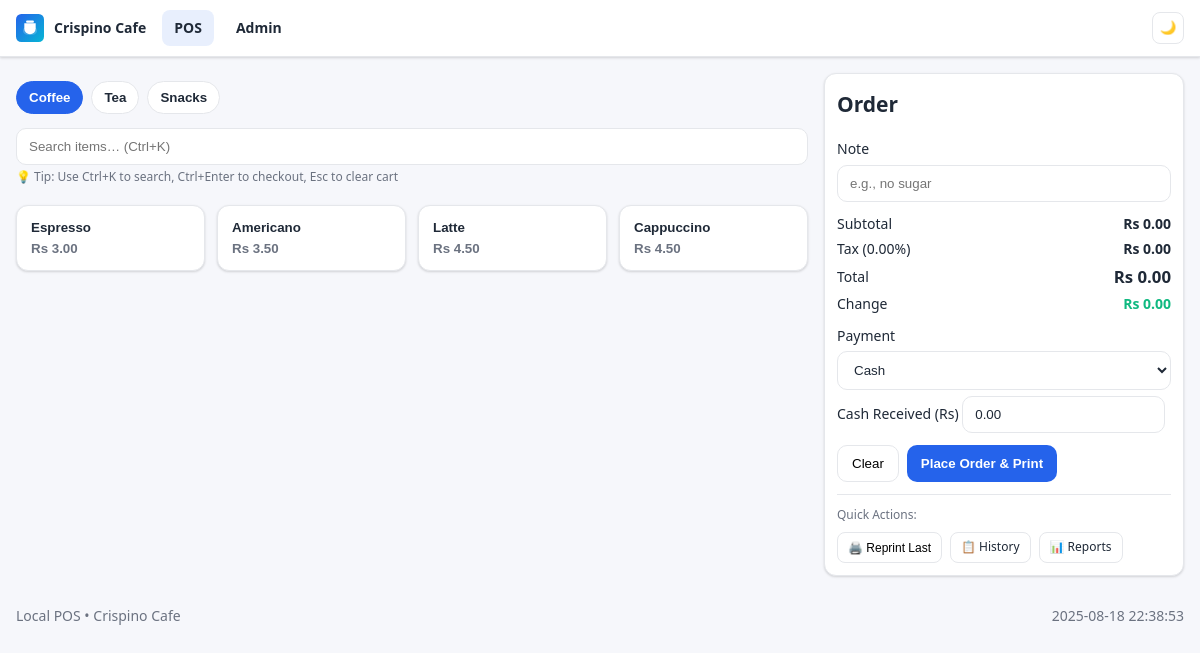
Before: / with the older database file.
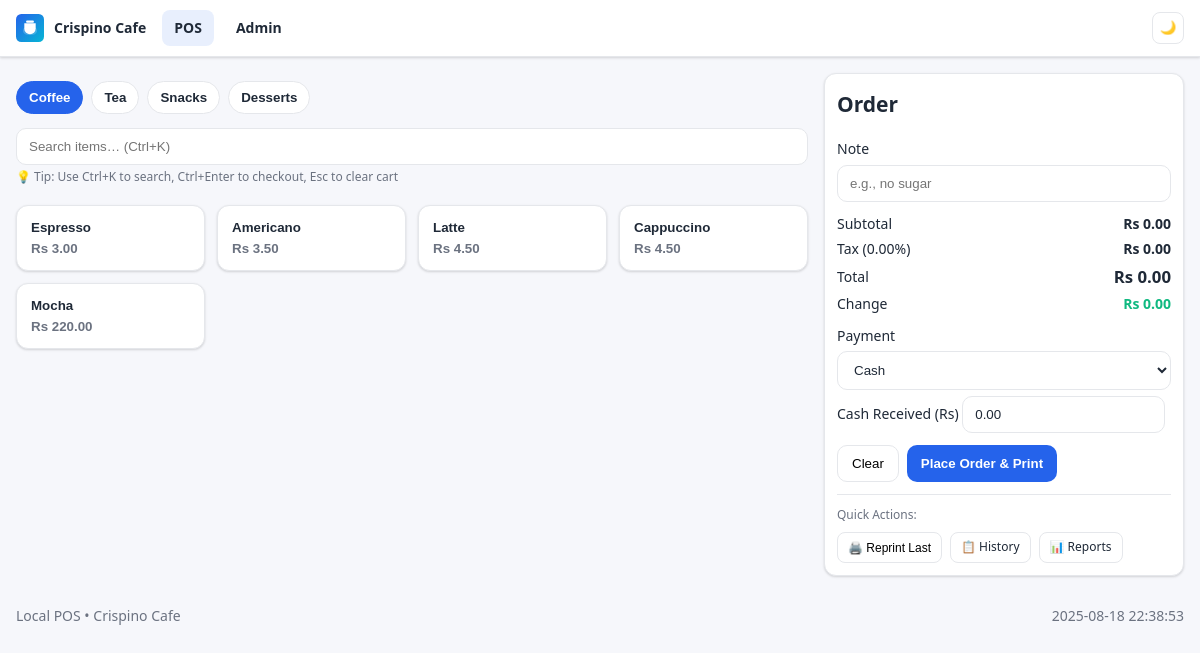
After: the same page with the newer database file.
### tables this page shows
CREATE TABLE settings (
                key TEXT PRIMARY KEY,
                value TEXT NOT NULL
            );

CREATE TABLE "categories" (id INTEGER PRIMARY KEY, name TEXT NOT NULL, sort_order INTEGER NOT NULL DEFAULT 0);

CREATE TABLE "items" (id INTEGER PRIMARY KEY, name TEXT NOT NULL, price_cents INTEGER NOT NULL, category_id INTEGER NOT NULL, available INTEGER NOT NULL DEFAULT 1, sort_order INTEGER NOT NULL DEFAULT 0);

### app/main.py (the view)
@app.get("/", response_class=HTMLResponse)
def pos(request: Request):
    menu = db.get_menu_grouped()
    cafe_name = db.get_setting("cafe_name") or "Crispino Cafe"
    tax_rate = float(db.get_setting("tax_rate_percent") or "0")
    return templates.TemplateResponse(
        "pos.html",
        {"request": request, "menu": menu, "cafe_name": cafe_name, "tax_rate": tax_rate},
    )

### app/templates/pos.html (shortened to what this page needs)
{% extends "base.html" %}
{% block content %}
<section class="pos">
  <div class="pos-left">
    <div class="pos-toolbar">
      <div class="tabs" role="tablist">
        {% for cat, items in menu.items() if items %}
          <button class="tab{% if loop.first %} active{% endif %}" role="tab" data-cat="{{ cat }}">{{ cat }}</button>
        {% endfor %}
      </div>
      <div class="search-wrap">
        <input type="search" id="search" placeholder="Search items… (Ctrl+K)" autocomplete="off" />
        <div style="font-size: 12px; color: var(--muted); margin-top: 4px;">
          💡 Tip: Use Ctrl+K to search, Ctrl+Enter to checkout, Esc to clear cart
        </div>
      </div>
    </div>
    {% for cat, items in menu.items() if items %}
      <div class="items-grid" data-cat="{{ cat }}" {% if not loop.first %}hidden{% endif %}>
        {% for i in items %}
          <button class="card item-btn"
                  title="{{ i.name }}"
                  data-id="{{ i.id }}"
                  data-name="{{ i.name }}"
                  data-price="{{ i.price_cents }}"
                  data-cat="{{ i.category }}">
            <div class="card-title">{{ i.name }}</div>
            <div class="card-price">Rs {{ ('%.2f' % (i.price_cents/100)) }}</div>
          </button>
        {% endfor %}
      </div>
    {% endfor %}
  </div>
  <div class="pos-right">
    <h2 class="panel-title">Order</h2>
    <div class="order-note">
      <label for="note">Note</label>
      <input type="text" id="note" placeholder="e.g., no sugar" />
    </div>
    <div class="totals">
      <div class="row"><span>Subtotal</span><strong id="subtotal">Rs 0.00</strong></div>
      <div class="row"><span>Tax ({{ '%.2f' % tax_rate }}%)</span><strong id="tax">Rs 0.00</strong></div>
      <div class="row total"><span>Total</span><strong id="total">Rs 0.00</strong></div>
      <div class="row change" id="changeRow" hidden><span>Change</span><strong id="change">Rs 0.00</strong></div>
    </div>
    <div class="payment">
      <label for="payment_method">Payment</label>
      <select id="payment_method">
        <option value="cash">Cash</option>
      </select>
      <div id="cashWrap">
        <label for="cash_received">Cash Received (Rs)</label>
        <input type="number" id="cash_received" value="" min="0" step="0.01" inputmode="decimal" />
      </div>
    </div>
    <div class="actions">
      <button id="clear">Clear</button>
      <button id="checkout" class="primary">Place Order & Print</button>
    </div>
    <div style="margin-top: 12px; padding-top: 12px; border-top: 1px solid var(--border);">
      <div style="font-size: 12px; color: var(--muted); margin-bottom: 8px;">Quick Actions:</div>
      <div style="display: flex; gap: 8px; flex-wrap: wrap;">
        <button id="reprintLast" style="font-size: 12px; padding: 6px 10px; border: 1px solid var(--border); background: var(--surface); border-radius: var(--radius-sm); cursor: pointer;">🖨️ Reprint Last</button>
        <a href="/admin/history" target="_blank" style="font-size: 12px; padding: 6px 10px; border: 1px solid var(--border); background: var(--surface); border-radius: var(--radius-sm); text-decoration: none; color: var(--text);">📋 History</a>
        <a href="/admin/reports" target="_blank" style="font-size: 12px; padding: 6px 10px; border: 1px solid var(--border); background: var(--surface); border-radius: var(--radius-sm); text-decoration: none; color: var(--text);">📊 Reports</a>
      </div>
    </div>
  </div>
</section>
{% endblock %}

### app/templates/base.html (shortened to what this page needs)
<!DOCTYPE html>
<html lang="en">
<head>
  <link rel="stylesheet" href="/static/app.css" />
</head>
<body>
  <header class="topbar">
    <div class="brand">
      <img src="/static/logo.svg" alt="Logo" />
      <span>{{ cafe_name if cafe_name else "Crispino Cafe" }}</span>
    </div>
    <nav class="topnav">
      <a href="/" class="{{ 'active' if request.url.path == '/' else '' }}">POS</a>
      <a href="/admin" class="{{ 'active' if request.url.path.startswith('/admin') else '' }}">Admin</a>
    </nav>
    <div class="top-actions">
      <button id="themeToggle" class="dark-mode-toggle" title="Toggle dark mode" aria-label="Toggle dark mode">
        <span id="themeIcon">🌓</span>
      </button>
    </div>
  </header>
  <main class="container">
    {% block content %}{% endblock %}
  </main>
  <footer class="footer">
    <div>Local POS • {{ cafe_name if cafe_name else "Crispino Cafe" }}</div>
    <div id="clock"></div>
  </footer>
</body>
</html>

### app/static/app.css (style rules this page uses)
:root { --bg:#f6f7fb; --surface:#ffffff; --text:#1f2937; --muted:#6b7280; --primary:#2563eb; --primary-600:#1d4ed8; --accent:#06b6d4; --danger:#e11d48; --ok:#10b981; --border:#e5e7eb; --shadow: 0 1px 3px 0 rgba(0, 0, 0, 0.1), 0 1px 2px 0 rgba(0, 0, 0, 0.06); --shadow-lg: 0 10px 15px -3px rgba(0, 0, 0, 0.1), 0 4px 6px -2px rgba(0, 0, 0, 0.05); --radius: 12px; --radius-sm: 8px; --transition: all 0.2s ease; }
* { box-sizing:border-box }
html,body { height:100% }
body { margin:0; background:var(--bg); color:var(--text); font: 14px/1.4 system-ui, -apple-system, Segoe UI, Roboto, "Helvetica Neue", Arial, "Noto Sans", "Liberation Sans", sans-serif; transition: var(--transition); }
a { color:var(--primary); text-decoration:none }
.topbar { position:sticky; top:0; z-index:10; display:flex; align-items:center; gap:16px; padding:10px 16px; background:var(--surface); border-bottom:1px solid var(--border); box-shadow: var(--shadow); }
.brand { display:flex; align-items:center; gap:10px; font-weight:700 }
.brand img { width:28px;height:28px }
.topnav { display:flex; gap:10px; flex:1 }
.topnav a { padding:8px 12px; border-radius:var(--radius-sm); color:var(--text); font-weight:600; transition: var(--transition); }
.topnav a.active, .topnav a:hover { background:rgba(37,99,235,0.1) }
.top-actions { display: flex; gap: 8px; align-items: center; }
.top-actions button { border:1px solid var(--border); background:var(--surface); color:var(--text); border-radius:var(--radius-sm); padding:6px 10px; cursor:pointer; transition: var(--transition); }
.container { max-width:1200px; margin:16px auto; padding:0 16px }
.footer { margin:30px 0 20px; display:flex; justify-content:space-between; padding:0 16px; color:var(--muted); }
.pos { display:grid; grid-template-columns: 1fr 360px; gap:16px }
.pos-toolbar { position:sticky; top:58px; z-index:5; background:var(--bg); padding-bottom:8px }
.tabs { display:flex; gap:8px; overflow:auto; padding:8px 0 }
.tab { white-space:nowrap; border:1px solid var(--border); background:var(--surface); color:var(--text); padding:8px 12px; border-radius:20px; cursor:pointer; font-weight:600; transition: var(--transition); }
.tab.active, .tab:hover { background:var(--primary); color:white; border-color:var(--primary) }
.search-wrap { margin-top:6px }
.search-wrap input { width:100%; padding:10px 12px; border-radius:10px; border:1px solid var(--border); background:var(--surface); color:var(--text); transition: var(--transition); }
.items-grid { display:grid; grid-template-columns: repeat(auto-fill, minmax(150px,1fr)); gap:12px; margin-top:12px; }
.card { border:1px solid var(--border); background:var(--surface); color:var(--text); border-radius:var(--radius); padding:14px; cursor:pointer; text-align:left; transition:var(--transition); box-shadow: var(--shadow); }
.card-title { font-weight:700; margin-bottom:6px }
.card-price { color:var(--muted); font-weight:600 }
.pos-right { position:sticky; top:58px; align-self:start; background:var(--surface); border:1px solid var(--border); border-radius:var(--radius); padding:12px; box-shadow: var(--shadow); }
.panel-title { margin:4px 0 8px }
.order-note { margin:12px 0; display:grid; gap:6px }
.order-note input { padding:10px 12px; border:1px solid var(--border); border-radius:10px; background:var(--surface); color:var(--text); transition: var(--transition); }
.totals { margin:12px 0; display:grid; gap:6px }
.totals .row { display:flex; justify-content:space-between; align-items:center }
.totals .total strong { font-size:1.2em }
.totals .change strong { color:var(--ok) }
.payment { display:grid; gap:6px }
.payment select, .payment input { padding:10px 12px; border:1px solid var(--border); border-radius:10px; background:var(--surface); color:var(--text); transition: var(--transition); }
.actions { display:flex; gap:8px; margin-top:12px }
.actions .primary { background:var(--primary); color:#fff; border:none; border-radius:10px; padding:10px 14px; cursor:pointer; transition: var(--transition); font-weight: 600; }
.actions button { border:1px solid var(--border); background:var(--surface); padding:10px 14px; border-radius:10px; cursor:pointer; transition: var(--transition); }
.dark-mode-toggle { background: none; border: 1px solid var(--border); border-radius: 50%; width: 32px; height: 32px; cursor: pointer; display: flex; align-items: center; justify-content: center; transition: var(--transition); }

Changed rows visible on the page:
changed categories "Coffee": gains items (name "Mocha", price_cents "220.00")
added categories: name "Desserts"
